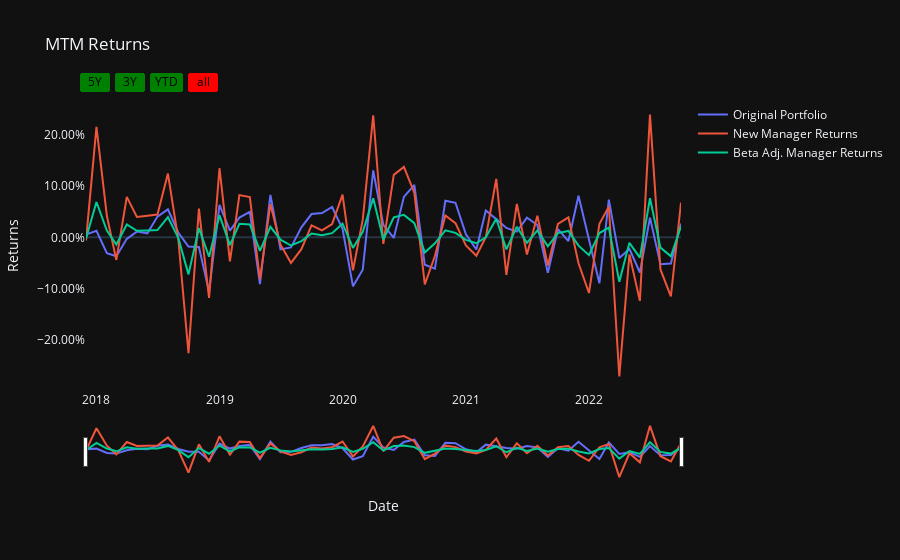

Notebook cell for this chart:
### Markdown cell above
##### As a visual:

### Code cell
figure = go.Figure()
figure.add_trace(go.Scatter(x=Port_Ret.index, y=Port_Ret['Portfolio Return'], name='Original Portfolio'))
figure.add_trace(go.Scatter(x=x.index, y=x, name='New Manager Returns'))
figure.add_trace(go.Scatter(x=Beta_Adj.index, y=Beta_Adj, name='Beta Adj. Manager Returns'))
figure.update_layout(
    title_text ='MTM Returns',
    yaxis_title ='Returns',
    xaxis_title = 'Date')
figure.update_layout(
            xaxis=dict(
                rangeselector=dict(
                    buttons=list([
                        dict(count=5,
                            label="5Y",
                            step="year",
                            stepmode="backward"),
                        dict(count=3,
                            label="3Y",
                            step="year",
                            stepmode="backward"),
                        dict(count=1,
                            label="YTD",
                            step="year",
                            stepmode="todate"),
                        dict(step="all")
                    ])
                ),
                rangeslider=dict(
                    visible=True,
                ),
                type="date"
            )
        )
figure.update_layout(yaxis_tickformat='.2%')
figure.update_layout(template='plotly_dark',
                  xaxis_rangeselector_font_color='black',
                  xaxis_rangeselector_activecolor='red',
                  xaxis_rangeselector_bgcolor='green',)
figure.update_layout(xaxis=dict(showgrid=False),
                     yaxis=dict(showgrid=False))
figure.show()
